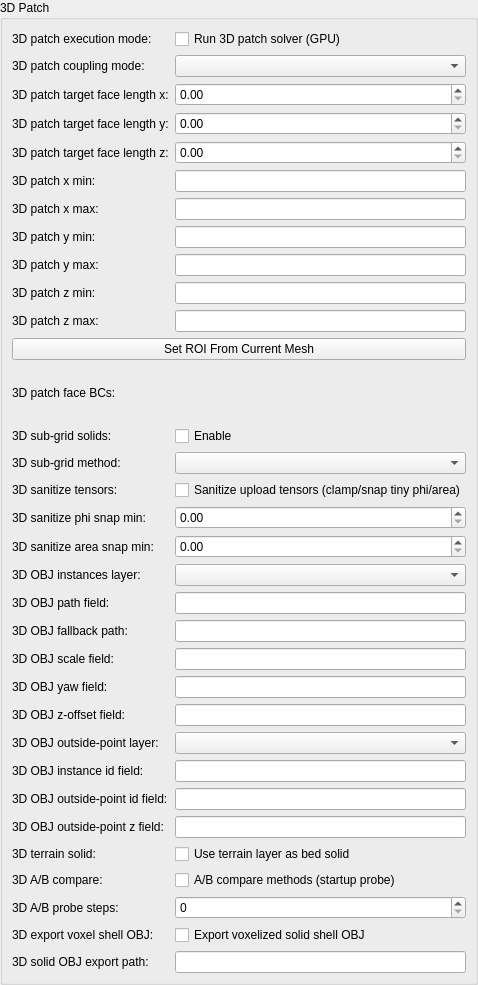
<?xml version='1.0' encoding='UTF-8'?>
<ui version="4.0">
  <class>SWE2D3DPatchTabPage</class>
  <widget class="QWidget" name="SWE2D3DPatchTabPage">
    <layout class="QVBoxLayout" name="verticalLayout">
      <property name="leftMargin">
        <number>0</number>
      </property>
      <property name="topMargin">
        <number>0</number>
      </property>
      <property name="rightMargin">
        <number>0</number>
      </property>
      <property name="bottomMargin">
        <number>0</number>
      </property>
      <item>
        <widget class="QGroupBox" name="patch_3d_group">
          <property name="title">
            <string>3D Patch</string>
          </property>
          <layout class="QFormLayout" name="patch_3d_form">
            <item row="0" column="0">
              <widget class="QLabel" name="experimental_3d_mode_lbl">
                <property name="text">
                  <string>3D patch execution mode:</string>
                </property>
              </widget>
            </item>
            <item row="0" column="1">
              <widget class="QCheckBox" name="experimental_3d_mode_chk">
                <property name="text">
                  <string>Run 3D patch solver (GPU)</string>
                </property>
              </widget>
            </item>
            <item row="1" column="0">
              <widget class="QLabel" name="experimental_3d_coupling_mode_lbl">
                <property name="text">
                  <string>3D patch coupling mode:</string>
                </property>
              </widget>
            </item>
            <item row="1" column="1">
              <widget class="QComboBox" name="experimental_3d_coupling_mode_combo" />
            </item>
            <item row="2" column="0">
              <widget class="QLabel" name="experimental_3d_patch_face_len_x_lbl">
                <property name="text">
                  <string>3D patch target face length x:</string>
                </property>
              </widget>
            </item>
            <item row="2" column="1">
              <widget class="QDoubleSpinBox" name="experimental_3d_patch_face_len_x_spin" />
            </item>
            <item row="3" column="0">
              <widget class="QLabel" name="experimental_3d_patch_face_len_y_lbl">
                <property name="text">
                  <string>3D patch target face length y:</string>
                </property>
              </widget>
            </item>
            <item row="3" column="1">
              <widget class="QDoubleSpinBox" name="experimental_3d_patch_face_len_y_spin" />
            </item>
            <item row="4" column="0">
              <widget class="QLabel" name="experimental_3d_patch_face_len_z_lbl">
                <property name="text">
                  <string>3D patch target face length z:</string>
                </property>
              </widget>
            </item>
            <item row="4" column="1">
              <widget class="QDoubleSpinBox" name="experimental_3d_patch_face_len_z_spin" />
            </item>
            <item row="5" column="0">
              <widget class="QLabel" name="experimental_3d_patch_xmin_lbl">
                <property name="text">
                  <string>3D patch x min:</string>
                </property>
              </widget>
            </item>
            <item row="5" column="1">
              <widget class="QLineEdit" name="experimental_3d_patch_xmin_edit" />
            </item>
            <item row="6" column="0">
              <widget class="QLabel" name="experimental_3d_patch_xmax_lbl">
                <property name="text">
                  <string>3D patch x max:</string>
                </property>
              </widget>
            </item>
            <item row="6" column="1">
              <widget class="QLineEdit" name="experimental_3d_patch_xmax_edit" />
            </item>
            <item row="7" column="0">
              <widget class="QLabel" name="experimental_3d_patch_ymin_lbl">
                <property name="text">
                  <string>3D patch y min:</string>
                </property>
              </widget>
            </item>
            <item row="7" column="1">
              <widget class="QLineEdit" name="experimental_3d_patch_ymin_edit" />
            </item>
            <item row="8" column="0">
              <widget class="QLabel" name="experimental_3d_patch_ymax_lbl">
                <property name="text">
                  <string>3D patch y max:</string>
                </property>
              </widget>
            </item>
            <item row="8" column="1">
              <widget class="QLineEdit" name="experimental_3d_patch_ymax_edit" />
            </item>
            <item row="9" column="0">
              <widget class="QLabel" name="experimental_3d_patch_zmin_lbl">
                <property name="text">
                  <string>3D patch z min:</string>
                </property>
              </widget>
            </item>
            <item row="9" column="1">
              <widget class="QLineEdit" name="experimental_3d_patch_zmin_edit" />
            </item>
            <item row="10" column="0">
              <widget class="QLabel" name="experimental_3d_patch_zmax_lbl">
                <property name="text">
                  <string>3D patch z max:</string>
                </property>
              </widget>
            </item>
            <item row="10" column="1">
              <widget class="QLineEdit" name="experimental_3d_patch_zmax_edit" />
            </item>
            <item row="11" column="0" colspan="2">
              <widget class="QPushButton" name="experimental_3d_patch_set_roi_btn">
                <property name="text">
                  <string>Set ROI From Current Mesh</string>
                </property>
              </widget>
            </item>
            <item row="12" column="0" colspan="2">
              <widget class="QLabel" name="experimental_3d_patch_hint_lbl">
                <property name="wordWrap">
                  <bool>true</bool>
                </property>
              </widget>
            </item>
            <item row="13" column="0">
              <widget class="QLabel" name="experimental_3d_patch_bc_lbl">
                <property name="text">
                  <string>3D patch face BCs:</string>
                </property>
              </widget>
            </item>
            <item row="13" column="1">
              <widget class="QWidget" name="experimental_3d_patch_bc_widget" native="true" />
            </item>
            <item row="14" column="0" colspan="2">
              <widget class="QLabel" name="experimental_3d_patch_bc_hint_lbl">
                <property name="wordWrap">
                  <bool>true</bool>
                </property>
              </widget>
            </item>
            <item row="15" column="0">
              <widget class="QLabel" name="experimental_3d_obj_solids_lbl">
                <property name="text">
                  <string>3D sub-grid solids:</string>
                </property>
              </widget>
            </item>
            <item row="15" column="1">
              <widget class="QCheckBox" name="experimental_3d_obj_solids_chk">
                <property name="text">
                  <string>Enable</string>
                </property>
              </widget>
            </item>
            <item row="16" column="0">
              <widget class="QLabel" name="experimental_3d_obj_method_lbl">
                <property name="text">
                  <string>3D sub-grid method:</string>
                </property>
              </widget>
            </item>
            <item row="16" column="1">
              <widget class="QComboBox" name="experimental_3d_obj_method_combo" />
            </item>
            <item row="17" column="0">
              <widget class="QLabel" name="experimental_3d_geom_sanitize_lbl">
                <property name="text">
                  <string>3D sanitize tensors:</string>
                </property>
              </widget>
            </item>
            <item row="17" column="1">
              <widget class="QCheckBox" name="experimental_3d_geom_sanitize_chk">
                <property name="text">
                  <string>Sanitize upload tensors (clamp/snap tiny phi/area)</string>
                </property>
              </widget>
            </item>
            <item row="18" column="0">
              <widget class="QLabel" name="experimental_3d_geom_phi_snap_lbl">
                <property name="text">
                  <string>3D sanitize phi snap min:</string>
                </property>
              </widget>
            </item>
            <item row="18" column="1">
              <widget class="QDoubleSpinBox" name="experimental_3d_geom_phi_snap_spin" />
            </item>
            <item row="19" column="0">
              <widget class="QLabel" name="experimental_3d_geom_area_snap_lbl">
                <property name="text">
                  <string>3D sanitize area snap min:</string>
                </property>
              </widget>
            </item>
            <item row="19" column="1">
              <widget class="QDoubleSpinBox" name="experimental_3d_geom_area_snap_spin" />
            </item>
            <item row="20" column="0">
              <widget class="QLabel" name="experimental_3d_obj_layer_lbl">
                <property name="text">
                  <string>3D OBJ instances layer:</string>
                </property>
              </widget>
            </item>
            <item row="20" column="1">
              <widget class="QComboBox" name="experimental_3d_obj_layer_combo" />
            </item>
            <item row="21" column="0">
              <widget class="QLabel" name="experimental_3d_obj_path_field_lbl">
                <property name="text">
                  <string>3D OBJ path field:</string>
                </property>
              </widget>
            </item>
            <item row="21" column="1">
              <widget class="QLineEdit" name="experimental_3d_obj_path_field_edit" />
            </item>
            <item row="22" column="0">
              <widget class="QLabel" name="experimental_3d_obj_default_path_lbl">
                <property name="text">
                  <string>3D OBJ fallback path:</string>
                </property>
              </widget>
            </item>
            <item row="22" column="1">
              <widget class="QLineEdit" name="experimental_3d_obj_default_path_edit" />
            </item>
            <item row="23" column="0">
              <widget class="QLabel" name="experimental_3d_obj_scale_field_lbl">
                <property name="text">
                  <string>3D OBJ scale field:</string>
                </property>
              </widget>
            </item>
            <item row="23" column="1">
              <widget class="QLineEdit" name="experimental_3d_obj_scale_field_edit" />
            </item>
            <item row="24" column="0">
              <widget class="QLabel" name="experimental_3d_obj_yaw_field_lbl">
                <property name="text">
                  <string>3D OBJ yaw field:</string>
                </property>
              </widget>
            </item>
            <item row="24" column="1">
              <widget class="QLineEdit" name="experimental_3d_obj_yaw_field_edit" />
            </item>
            <item row="25" column="0">
              <widget class="QLabel" name="experimental_3d_obj_z_offset_field_lbl">
                <property name="text">
                  <string>3D OBJ z-offset field:</string>
                </property>
              </widget>
            </item>
            <item row="25" column="1">
              <widget class="QLineEdit" name="experimental_3d_obj_z_offset_field_edit" />
            </item>
            <item row="26" column="0">
              <widget class="QLabel" name="experimental_3d_obj_inside_points_layer_lbl">
                <property name="text">
                  <string>3D OBJ outside-point layer:</string>
                </property>
              </widget>
            </item>
            <item row="26" column="1">
              <widget class="QComboBox" name="experimental_3d_obj_inside_points_layer_combo" />
            </item>
            <item row="27" column="0">
              <widget class="QLabel" name="experimental_3d_obj_instance_id_field_lbl">
                <property name="text">
                  <string>3D OBJ instance id field:</string>
                </property>
              </widget>
            </item>
            <item row="27" column="1">
              <widget class="QLineEdit" name="experimental_3d_obj_instance_id_field_edit" />
            </item>
            <item row="28" column="0">
              <widget class="QLabel" name="experimental_3d_obj_inside_id_field_lbl">
                <property name="text">
                  <string>3D OBJ outside-point id field:</string>
                </property>
              </widget>
            </item>
            <item row="28" column="1">
              <widget class="QLineEdit" name="experimental_3d_obj_inside_id_field_edit" />
            </item>
            <item row="29" column="0">
              <widget class="QLabel" name="experimental_3d_obj_inside_z_field_lbl">
                <property name="text">
                  <string>3D OBJ outside-point z field:</string>
                </property>
              </widget>
            </item>
            <item row="29" column="1">
              <widget class="QLineEdit" name="experimental_3d_obj_inside_z_field_edit" />
            </item>
            <item row="30" column="0">
              <widget class="QLabel" name="experimental_3d_obj_use_terrain_lbl">
                <property name="text">
                  <string>3D terrain solid:</string>
                </property>
              </widget>
            </item>
            <item row="30" column="1">
              <widget class="QCheckBox" name="experimental_3d_obj_use_terrain_chk">
                <property name="text">
                  <string>Use terrain layer as bed solid</string>
                </property>
              </widget>
            </item>
            <item row="31" column="0">
              <widget class="QLabel" name="experimental_3d_obj_ab_compare_lbl">
                <property name="text">
                  <string>3D A/B compare:</string>
                </property>
              </widget>
            </item>
            <item row="31" column="1">
              <widget class="QCheckBox" name="experimental_3d_obj_ab_compare_chk">
                <property name="text">
                  <string>A/B compare methods (startup probe)</string>
                </property>
              </widget>
            </item>
            <item row="32" column="0">
              <widget class="QLabel" name="experimental_3d_obj_ab_probe_steps_lbl">
                <property name="text">
                  <string>3D A/B probe steps:</string>
                </property>
              </widget>
            </item>
            <item row="32" column="1">
              <widget class="QSpinBox" name="experimental_3d_obj_ab_probe_steps_spin" />
            </item>
            <item row="33" column="0">
              <widget class="QLabel" name="experimental_3d_obj_export_obj_lbl">
                <property name="text">
                  <string>3D export voxel shell OBJ:</string>
                </property>
              </widget>
            </item>
            <item row="33" column="1">
              <widget class="QCheckBox" name="experimental_3d_obj_export_obj_chk">
                <property name="text">
                  <string>Export voxelized solid shell OBJ</string>
                </property>
              </widget>
            </item>
            <item row="34" column="0">
              <widget class="QLabel" name="experimental_3d_obj_export_obj_path_lbl">
                <property name="text">
                  <string>3D solid OBJ export path:</string>
                </property>
              </widget>
            </item>
            <item row="34" column="1">
              <widget class="QLineEdit" name="experimental_3d_obj_export_obj_path_edit" />
            </item>
          </layout>
        </widget>
      </item>
    </layout>
  </widget>
</ui>
